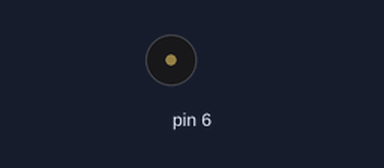
Bench run of a sketch on a simulated Arduino Mega 2560, built with avr-gcc and run on an emulated ATmega2560. On the bench: buzzer (waves = sounding).

Above: at 0.5 s.
At 15.5 s:
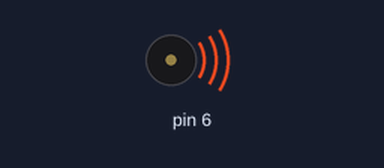
Timing chart, 0 to 27.3 s (numbered marks = the images above):
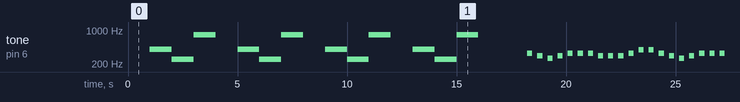

The sketch:

Task3_NC.ino
```cpp
#include "Task3.h";


unsigned long stimeA;
unsigned long stimeB;
unsigned long stimeC;
unsigned int sound_index;

void setup() {
    // SET LEDS and SPKR pins to OUTPUT mode
    DATA_DIRECTION_REG_LEDS |= LEDSETMASK;
    DATA_DIRECTION_REG_SPKR |= BIT3;
    // ALLOW the timer
    TIMER_4_ALLOW_REG &= ~BIT4;

    // Set the top to 0 for now
    TIMER_4_TOP = 0;

    // SET the FAST PWM MODE as well as allow OC4A to override pin
    // Also prescale the clock to clk/256
    TIMER_4_CTRL_REG_A |= TIMER_4_CTRL_REG_A_MASK;
    TIMER_4_CTRL_REG_B |= TIMER_4_CTRL_REG_B_MASK;

}

void loop() {
    scheduler1();
    scheduler2();
}

void TaskA() {
    stimeA = millis();
    while (millis() - stimeA < 1000) {
        unsigned long currTime = (millis() - stimeA);
        if (currTime < 333) {
            LED_PORT |= BIT2;
            LED_PORT &= ~BIT0;
        }
        else if (currTime < 666) {
            LED_PORT |= BIT1;
            LED_PORT &= ~BIT2;
        }
        else if (currTime  < 999) {
            LED_PORT |= BIT0;
            LED_PORT &= ~BIT1;
        }
    }
}

void TaskB() {
    stimeB = millis();
    while (millis() - stimeB < 4000) {
        unsigned long currTime = millis() - stimeB;
        if (currTime < 1000) {
            TIMER_4_TOP = HZ400;
        } else if (currTime < 2000) {
            TIMER_4_TOP = HZ250;
        } else if (currTime < 3000) {
            TIMER_4_TOP = HZ800;
        } else {
            TIMER_4_TOP = 0;
        }
    }
    TIMER_4_TOP = 0;
}

void TaskBV2() {
    stimeB = millis();
    unsigned long stepTime = stimeB;
    sound_index = 0;
    while (millis() - stimeB < 12000) {
        unsigned long currTime = millis() - stepTime;
        if (sound_index == 52) sound_index = 0;
        if (currTime > 230) {
            TIMER_4_TOP = melody[sound_index++];
            stepTime = millis();
        }
    }
    TIMER_4_TOP = 0;
}

void TaskC() {
    stimeC = millis();
    while (millis() - stimeC < 12000) {
        unsigned long currTime = millis() - stimeC;
        if (currTime % 1000 < 333) {
            LED_PORT |= BIT2;
            LED_PORT &= ~BIT0;
        }
        else if (currTime % 1000 < 666) {
            LED_PORT |= BIT1;
            LED_PORT &= ~BIT2;
        }
        else if (currTime % 1000 < 999) {
            LED_PORT |= BIT0;
            LED_PORT &= ~BIT1;
        }
        if (currTime % 4000 < 1000) {
            TIMER_4_TOP = HZ400;
        } else if (currTime % 4000 < 2000) {
            TIMER_4_TOP = HZ250;
        } else if (currTime % 4000 < 3000) {
            TIMER_4_TOP = HZ800;
        } else {
            TIMER_4_TOP = 0;
        }
    }
}

void TaskCV2() {
    stimeC = millis();
    unsigned long stepTime = stimeC;
    sound_index = 0;
    while (millis() - stimeC < 12000) {
        unsigned long currTime = (millis() - stimeC);
        unsigned long songTime = (millis() - stepTime);
        if (currTime % 1000 < 333) {
            LED_PORT |= BIT2;
            LED_PORT &= ~BIT0;
        }
        else if (currTime % 1000 < 666) {
            LED_PORT |= BIT1;
            LED_PORT &= ~BIT2;
        }
        else if (currTime % 1000 < 999) {
            LED_PORT |= BIT0;
            LED_PORT &= ~BIT1;
        }
        if (sound_index == 52) sound_index = 0;
        if (songTime > 230) {
            TIMER_4_TOP = melody[sound_index++];
            stepTime = millis();
        }
    }
    TIMER_4_TOP = 0;
}

void scheduler1() {
    TaskA();
    TaskB();
    TaskC();
}

void scheduler2() {
    TaskA();
    TaskBV2();
    TaskCV2();
}
```

Task3.h
```cpp
#define BIT0 1;
#define BIT1 1 << 1;
#define BIT2 1 << 2;
#define BIT3 1 << 3;
#define BIT4 1 << 4;
#define BIT5 1 << 5;
#define BIT6 1 << 6;
#define BIT7 1 << 7;

#define LEDSETMASK 3 // 00000111
#define TIMER_4_CTRL_REG_A TCCR4A
#define TIMER_4_CTRL_REG_B TCCR4B
#define TIMER_4_TOP OCR4A
#define TIMER_4 TCNT4
#define TIMER_4_OUT OC4A
#define TIMER_4_ALLOW_REG PRR1

#define LED_PORT PORTL
#define DATA_DIRECTION_REG_LEDS DDRL
#define DATA_DIRECTION_REG_SPKR DDRH
#define TIMER_4_CTRL_REG_A_MASK 67 // 01000011
#define TIMER_4_CTRL_REG_B_MASK 26 // 00011010


#define HZ250 500
#define HZ400 312.75
#define HZ800 156.325

void TaskA();
void TaskB();
void TaskC();
void TaskBV2();
void TaskCV2();

void scheduler1();
void scheduler2();

#define NOTE_c 478.75 //3830 // 261 Hz
#define NOTE_d 425 //3400 // 294 Hz
#define NOTE_e 379.75 //3038 // 329 Hz
#define NOTE_f 358 //2864 // 349 Hz
#define NOTE_g 318.75 //2550 // 392 Hz
#define NOTE_a 284 //2272 // 440 Hz
#define NOTE_b 253.5 //2028 // 493 Hz
#define NOTE_C 239 //1912 // 523 Hz
#define NOTE_R 0

float melody[] = { NOTE_e, NOTE_R, NOTE_d, NOTE_R, NOTE_c, NOTE_R, NOTE_d, NOTE_R, NOTE_e, NOTE_R,NOTE_e, NOTE_R,NOTE_e, NOTE_R,NOTE_d, NOTE_R,NOTE_d, NOTE_R,NOTE_d, NOTE_R,NOTE_e, NOTE_R,NOTE_g,
NOTE_R,NOTE_g, NOTE_R,NOTE_e, NOTE_R,NOTE_d, NOTE_R,NOTE_c, NOTE_R,NOTE_d, NOTE_R,NOTE_e, NOTE_R,NOTE_e, NOTE_R,NOTE_e, NOTE_R,NOTE_e, NOTE_R,NOTE_d, NOTE_R,NOTE_d, NOTE_R,NOTE_e, NOTE_R,NOTE_d, NOTE_R,NOTE_c, NOTE_R,NOTE_c };
```

Measured:
- by itself, tone on pin 6: plays 399 Hz for 1.0 s, 250 Hz for 1.0 s, 796 Hz for 1.0 s, 399 Hz for 1.0 s, 250 Hz for 1.0 s, 796 Hz for 1.0 s … (195 notes in this stretch)
